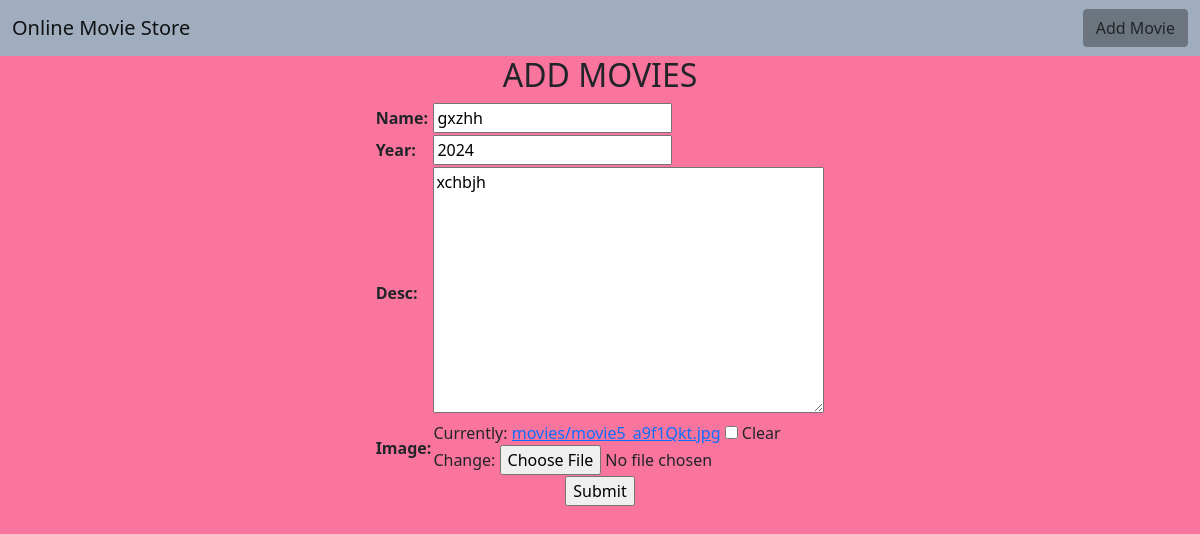
The app's page /update/9 with its own data.
### app/models.py (models this page shows, shortened)
class Movie(models.Model):  #Movie table definition
    name=models.CharField(max_length=30)
    desc=models.TextField()
    year=models.IntegerField()
    image=models.ImageField(upload_to='movies',null=True,blank=True)

### app/views.py (the view)
# urls.py: path('update/<int:pk>',views.Update.as_view(),name="update"),
class Update(UpdateView):
    model=Movie
    template_name = "add.html"
    fields = ['name', 'year', 'desc', 'image']
    success_url = reverse_lazy('app:home')

### templates/add.html (shortened to what this page needs)
<!DOCTYPE html>
{% extends 'base.html' %}
{% load static %}
{% block content %}
<div class="container">
<h2 class="text-center">ADD MOVIES</h2>
    <center>
<form method="POST" enctype="multipart/form-data">
<table>
    {{form.as_table}}
</table>
    <input type="submit">
</form>
</center>
</div>
{% endblock %}

### static/css/style.css (style rules this page uses)
body { background-color:#fa759d; }

### records on screen
Movie: name "gxzhh", year "2024", desc "xchbjh"
